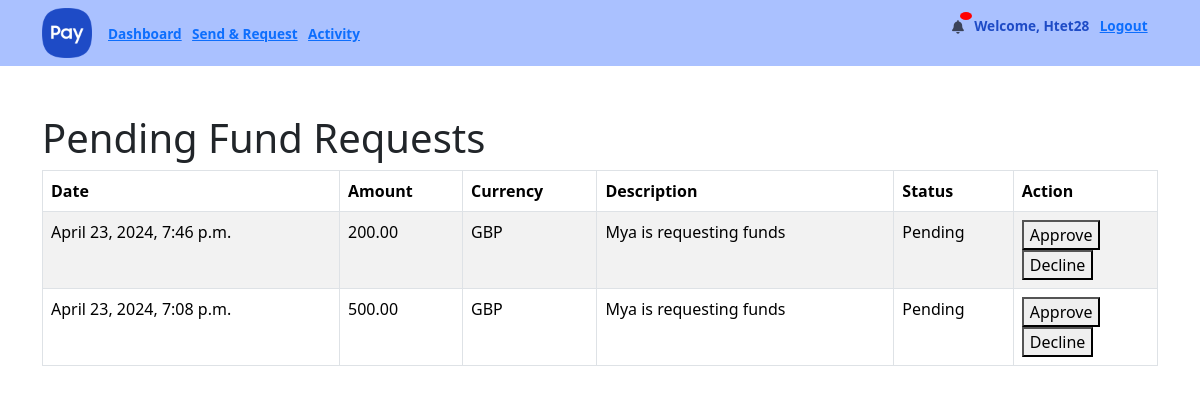
Page /webapps2024/transactions/fund_request_list/ (signed in) on the earlier database version.
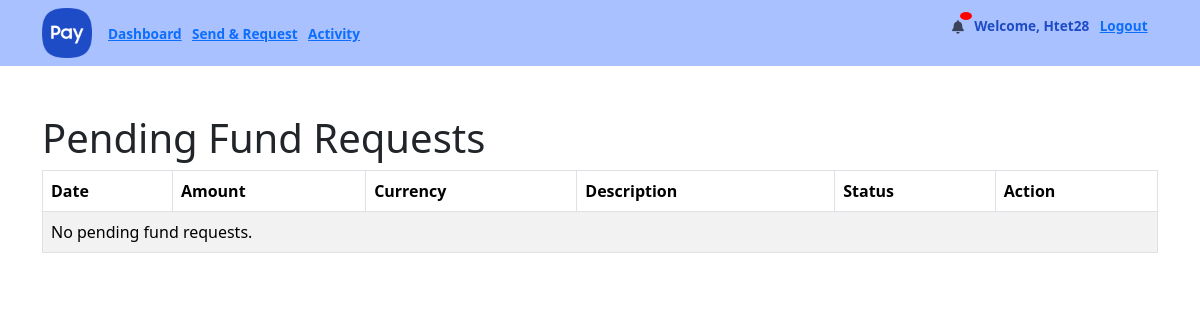
Same page on the later database version.
### transactions/models.py (models this page shows, shortened)
class FundRequest(models.Model):
    STATUS_CHOICES = [
        ('PENDING', 'Pending'),
        ('APPROVED', 'Approved'),
        ('DECLINED', 'Declined'),
    ]
    fund_requester = models.ForeignKey(User, on_delete=models.CASCADE, related_name='fund_requests', null=False)
    fund_sender = models.ForeignKey(User, on_delete=models.CASCADE, related_name='sent_fund_requests')
    amount = models.DecimalField(max_digits=12, decimal_places=2)
    description = models.CharField(max_length=500)
    currency = models.CharField(max_length=3, default='GBP')
    approved = models.BooleanField(default=False)
    created_at = models.DateTimeField(auto_now_add=True)
    approved_at = models.DateTimeField(auto_now_add=True)
    status = models.CharField(max_length=20, choices=STATUS_CHOICES, default='PENDING')
    class Meta:
        ordering = ['-created_at']

### transactions/views.py (the view)
# urls.py: path('fund_request_list/', views.fund_request_list, name='fund_request_list'),
def fund_request_list(request):
    pending_requests = FundRequest.objects.filter(fund_sender=request.user, status='PENDING')
    return render(request, 'transactions/fund_request_list.html', {'pending_requests': pending_requests})

### templates/transactions/fund_request_list.html (shortened to what this page needs)
{% extends 'main/base.html' %}
{% block content %}
    <h1>Pending Fund Requests</h1>
    <table class="table table-bordered table-striped table-hover table-grey">
        <thead>
        <tr>
            <th>Date</th>
            <th>Amount</th>
            <th>Currency</th>
            <th>Description</th>
            <th>Status</th>
            <th>Action</th>
        </tr>
        </thead>
        <tbody>
        {% for request in pending_requests %}
            <tr>
                <td>{{ request.created_at }}</td>
                <td>{{ request.amount }}</td>
                <td>{{ request.currency }}</td>
                <td>{{ request.fund_requester.username }} is requesting funds</td>
                <td>{{ request.get_status_display }}</td>
                <td>
                    <form method="POST" action="{% url 'fund_request_action' request.pk %}">
                        <button type="submit">Approve</button>
                    </form>
                    <form method="POST" action="{% url 'fund_request_action' request.pk %}">
                        <button type="submit">Decline</button>
                    </form>
                </td>
            </tr>
        {% empty %}
            <tr>
                <td colspan="6">No pending fund requests.</td>
            </tr>
        {% endfor %}
        </tbody>
    </table>
{% endblock %}

Differences in the rows shown:
no longer on this page (row edited): FundRequest: created_at "April 23, 2024, 7:46 p.m.", amount "200.00", currency "GBP", fund_requester.username "Mya", status "Pending"
no longer on this page (row edited): FundRequest: created_at "April 23, 2024, 7:08 p.m.", amount "500.00", currency "GBP", fund_requester.username "Mya", status "Pending"
Other differences:
text now shown: "No pending fund requests."
